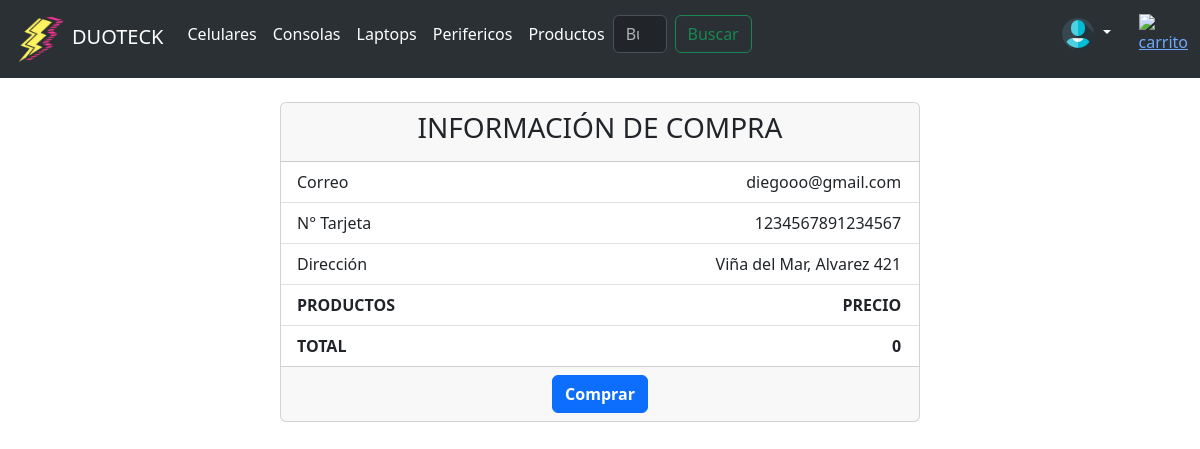
The page /mostrar_pedido/ (signed in) on the database its author committed.
### principal/models.py (models this page shows, shortened)
class InformacionUsuario (models.Model):
    usuario =         models.OneToOneField(User, on_delete=models.CASCADE)
    nro_tarjeta =     models.CharField(max_length=16)
    codigo_seg =      models.CharField(max_length=3)
    fecha_venc_mes =  models.CharField(max_length=2)
    fecha_venc_anno = models.CharField(max_length=2)
    direccion =       models.CharField(max_length=300)

### principal/views.py (the view)
# urls.py: path('mostrar_pedido/',views.mostrar_pedido, name='mostrar_pedido' ),
def mostrar_pedido(request):
    informacion = get_object_or_404(InformacionUsuario, usuario=request.user)
    usuario = get_object_or_404(User, username=request.user.username)
    carrito = Carrito.objects.get(usuario=request.user)
    carrito_item = CarritoItem.objects.filter(carrito=carrito)
    total_carrito = sum(item.producto.precio * item.cantidad for item in carrito_item)
    tarjeta = informacion.nro_tarjeta
    direccion = informacion.direccion
    correo = usuario.email
    return render(request, 'info_pedido.html',
                  {'carrito_item':carrito_item,
                   'total_carrito':total_carrito,
                   'tarjeta':tarjeta,
                   'direccion':direccion,
                   'correo':correo})

### principal/Templates/info_pedido.html (shortened to what this page needs)
{% extends 'navbar.html' %}
{% load static %}
{% load humanize %}
{% block body %}
<div class="container mt-4 mb-5" style="display: flex; justify-content:center;">
    <div class="card" style="width: 40rem;">
        <div class="card-header d-flex justify-content-center">
            <h3>INFORMACIÓN DE COMPRA</h3>
        </div>
            <ul class="list-group list-group-flush">
            <li class="list-group-item">
                <span style="display: inline-block; width: 300px;">Correo</span>
                <span style="display: inline-block; width: 300px; text-align: right;">{{ correo }}</span>
            </li>
            <li class="list-group-item">
                <span style="display: inline-block; width: 300px;">N° Tarjeta</span>
                <span style="display: inline-block; width: 300px; text-align: right;">{{ tarjeta }}</span>
            </li>
            <li class="list-group-item">
                <span style="display: inline-block; width: 300px;">Dirección</span>
                <span style="display: inline-block; width: 300px; text-align: right;">{{ direccion }}</span>
            </li>
            <li class="list-group-item">
                <span style="display: inline-block; width: 300px;"><b>PRODUCTOS</b></span>
                <span style="display: inline-block; width: 300px; text-align: right;"><b>PRECIO</b></span>
            </li>
            <li class="list-group-item">
                <span style="display: inline-block; width: 300px;"><b>TOTAL</b></span>
                <span style="display: inline-block; width: 300px; text-align: right;"><b>{{total_carrito|intcomma}}</b></span>
            </li>
        </ul>
        <div class="card-footer d-flex justify-content-center">
            <a href="{% url 'boleta'  %}">
                <button class="btn btn-primary " style="font-weight: bolder;width: 100%">Comprar</button>
            </a>
        </div>
    </div>
</div>
{% endblock %}

### principal/static/style.css (style rules this page uses)
html { height: 100%; margin: 0; padding: 0; background-image: url('/static/fotos/img_fondo.jpg'); background-repeat: no-repeat; background-size: cover; background-attachment: fixed; background-position: center center; }
body { min-height: 100vh; display: flex; flex-direction: column; background: transparent; }
.container { width: 80%; max-width: 1100px ; }

### rows shown on the page
InformacionUsuario: nro_tarjeta "1234567891234567", direccion "Viña del Mar, Alvarez 421"

### other values the page prints
{{ correo }} "diegooo@gmail.com"
{{ total_carrito|intcomma }} "0"
